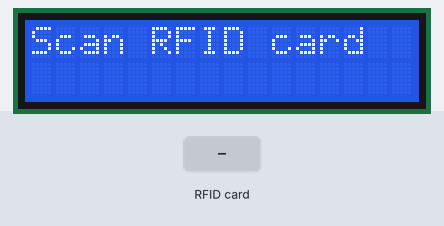
Simulated run of this sketch. Board: ESP32. On the bench: 16×2 character LCD. The test bench sets the inputs (shaded band). What the sketch prints to the serial monitor is not drawn.

Above: at 2.3 s.
2.4 s: RFID card A5 2B D6 AB held to the reader
At 3.6 s:
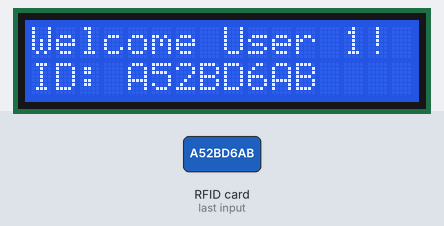
3.9 s: RFID card 74 BE D6 FE held to the reader
At 6.5 s:
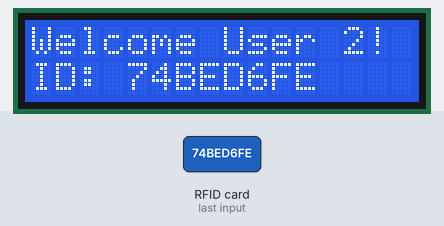
6.9 s: RFID card 5E 7A 19 C4 held to the reader
At 9.3 s:
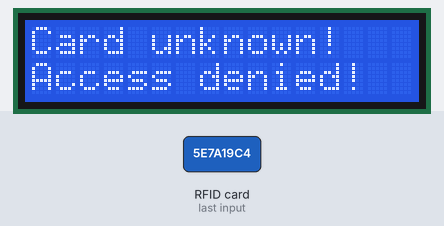
Timing chart, 0 to 10.8 s (numbered marks = the images above; inputs shaded):
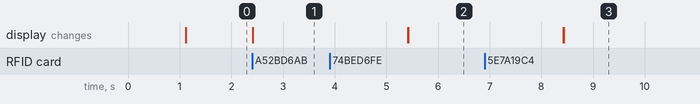

The sketch:

esp32dev_rfid.ino
```cpp
#include <SPI.h>
#include <MFRC522.h>
#include <LiquidCrystal.h>

// pin conf
#define RST_PIN   2     // Reset pin for GPIO2
#define SS_PIN    5     // SDA (SS) pin for GPIO5

MFRC522 mfrc522(SS_PIN, RST_PIN); // RFID reader instance

//  LCD conf pins
const int rs = 15, en = 4, d4 = 16, d5 = 17, d6 = 21, d7 = 22;
LiquidCrystal lcd(rs, en, d4, d5, d6, d7);

void setup() {
  Serial.begin(115200); // initialize serial communication

  // LCD initialization
  lcd.begin(16, 2);
  lcd.clear();
  lcd.setCursor(0, 0);
  lcd.print("Initialization...");

  // SPI and RFID initialization
  SPI.begin();
  mfrc522.PCD_Init();

  delay(1000);

  // Standby/Start screen
  lcd.clear();
  lcd.setCursor(0, 0);
  lcd.print("Scan RFID card");
  Serial.println("System ready. Scan card...");
}

void loop() {
  // check if a new card is present
  if ( ! mfrc522.PICC_IsNewCardPresent()) {
    return;
  }

  // read data from the card
  if ( ! mfrc522.PICC_ReadCardSerial()) {
    return;
  }

  // convert UID array to hex string
  String cardUID = "";
  for (byte i = 0; i < mfrc522.uid.size; i++) {
    cardUID += String(mfrc522.uid.uidByte[i] < 0x10 ? "0" : "");
    cardUID += String(mfrc522.uid.uidByte[i], HEX);
  }
  cardUID.toUpperCase();

  // print UID to Serial Monitor
  Serial.print("Detected UID: ");
  Serial.println(cardUID);

  // Access control validation
  lcd.clear();

  if (cardUID == "A52BD6AB") {
    // first card authorization
    lcd.setCursor(0, 0);
    lcd.print("Welcome User 1!");
    lcd.setCursor(0, 1);
    lcd.print("ID: " + cardUID);
    Serial.println("Access granted for: User 1");

  } else if (cardUID == "74BED6FE") {
    // second card authorization
    lcd.setCursor(0, 0);
    lcd.print("Welcome User 2!");
    lcd.setCursor(0, 1);
    lcd.print("ID: " + cardUID);
    Serial.println("Access granted for: User 2");

  } else {
    // Unknown card / Access denied
    lcd.setCursor(0, 0);
    lcd.print("Card unknown!");
    lcd.setCursor(0, 1);
    lcd.print("Access denied!");
    Serial.println("ALERT: Unauthorized access attempt!");
  }

  delay(3000); // Keep message on screen for 3 seconds

  // Reset RFID reader state for the next scan
  mfrc522.PICC_HaltA();       // Stop communication with current card
  mfrc522.PCD_StopCrypto1();  // Stop encryption

  // Return to standby screen
  lcd.clear();
  lcd.setCursor(0, 0);
  lcd.print("Scan RFID card");
}
```

Measured:
- after the input at 2.4 s, the display: changes at once (image 1)
- after the input at 3.9 s, the display: first differs from a run without the input after 1.5 s (image 2)
- after the input at 6.9 s, the display: first differs from a run without the input after 1.5 s (image 3)
